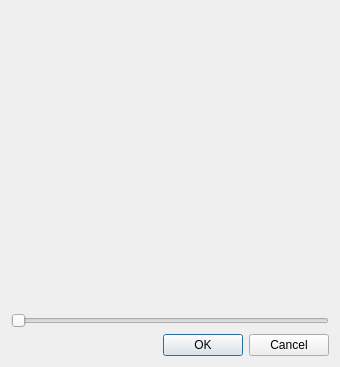
<?xml version="1.0" encoding="UTF-8"?>
<ui version="4.0">
 <class>AvatarImport</class>
 <widget class="QDialog" name="AvatarImport">
  <property name="geometry">
   <rect>
    <x>0</x>
    <y>0</y>
    <width>340</width>
    <height>367</height>
   </rect>
  </property>
  <property name="windowTitle">
   <string>Crop Avatar</string>
  </property>
  <layout class="QVBoxLayout" name="verticalLayout">
   <item>
    <widget class="ResizerWidget" name="resizer"/>
   </item>
   <item>
    <widget class="QSlider" name="sizeSlider">
     <property name="minimum">
      <number>42</number>
     </property>
     <property name="maximum">
      <number>100</number>
     </property>
     <property name="orientation">
      <enum>Qt::Horizontal</enum>
     </property>
    </widget>
   </item>
   <item>
    <widget class="QDialogButtonBox" name="buttonBox">
     <property name="orientation">
      <enum>Qt::Horizontal</enum>
     </property>
     <property name="standardButtons">
      <set>QDialogButtonBox::Cancel|QDialogButtonBox::Ok</set>
     </property>
    </widget>
   </item>
  </layout>
 </widget>
 <customwidgets>
  <customwidget>
   <class>ResizerWidget</class>
   <extends>QWidget</extends>
   <header>widgets/resizerwidget.h</header>
  </customwidget>
 </customwidgets>
 <resources/>
 <connections>
  <connection>
   <sender>buttonBox</sender>
   <signal>accepted()</signal>
   <receiver>AvatarImport</receiver>
   <slot>accept()</slot>
   <hints>
    <hint type="sourcelabel">
     <x>248</x>
     <y>254</y>
    </hint>
    <hint type="destinationlabel">
     <x>157</x>
     <y>274</y>
    </hint>
   </hints>
  </connection>
  <connection>
   <sender>buttonBox</sender>
   <signal>rejected()</signal>
   <receiver>AvatarImport</receiver>
   <slot>reject()</slot>
   <hints>
    <hint type="sourcelabel">
     <x>316</x>
     <y>260</y>
    </hint>
    <hint type="destinationlabel">
     <x>286</x>
     <y>274</y>
    </hint>
   </hints>
  </connection>
 </connections>
</ui>
